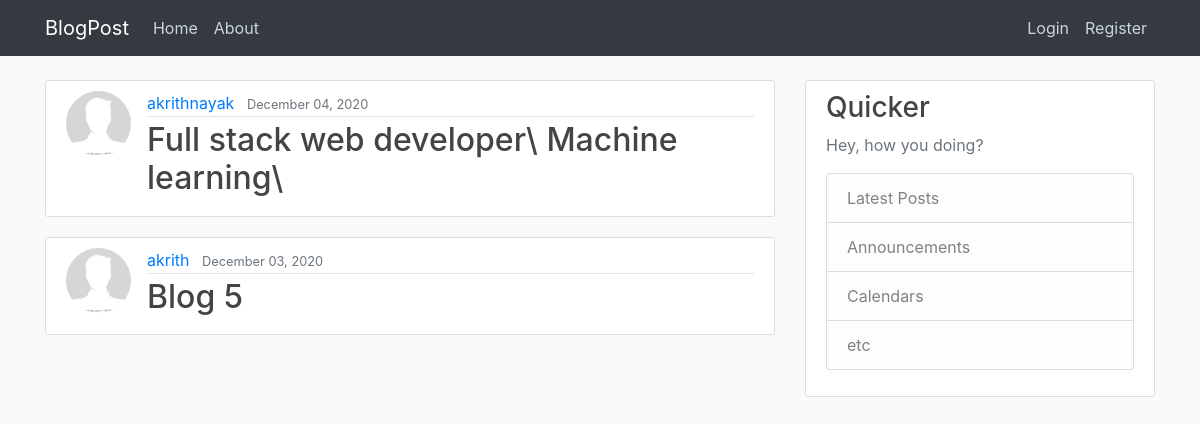
The app's page /, older data.
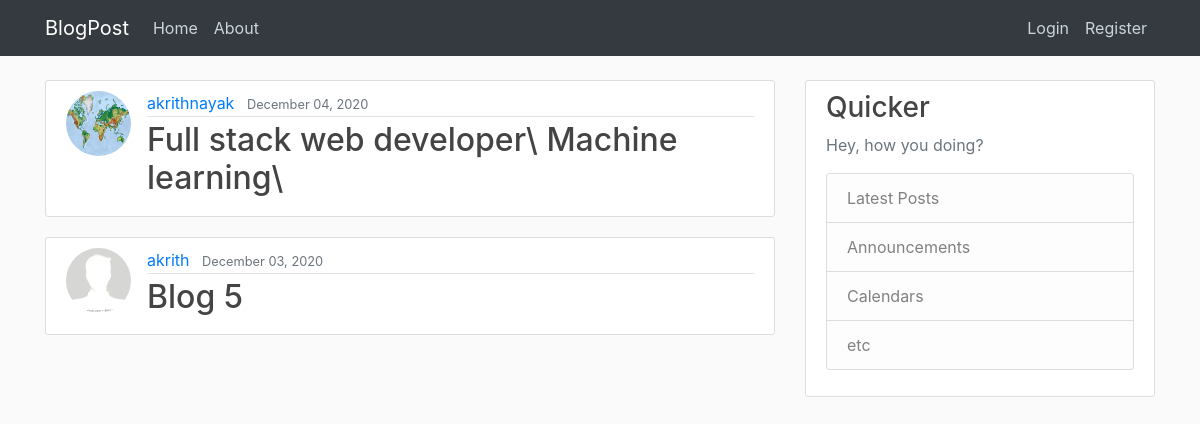
The same page, newer data.
### blog/models.py (models this page shows, shortened)
class Post(models.Model):
    title = models.CharField(max_length=100)
    content = models.TextField()
    date_posted = models.DateTimeField(default=timezone.now)
    author = models.ForeignKey(User, on_delete=models.CASCADE)

### users/models.py (models this page shows, shortened)
class Profile(models.Model):
    user = models.OneToOneField(User, on_delete=models.CASCADE)
    image = models.ImageField(default='default.jpg', upload_to='profile_pics')
    bio = models.TextField(blank=True)

### blog/views.py (the view)
# urls.py: path('', PostListView.as_view(), name="blog-home"),
class PostListView(ListView):
    model = Post
    template_name = 'blog/home.html'  # <app>/<model>_<viewtype>.html
    context_object_name = 'posts'
    ordering = ['-date_posted']
    paginate_by = 10

### blog/templates/blog/home.html (shortened to what this page needs)
{% extends "blog/base.html" %}
{% block content %}
{% for post in posts %}
<article class="media content-section">
    <img class="rounded-circle article-img" src="{{ post.author.profile.image.url }}" alt="">
    <div class="media-body">
        <div class="article-metadata">
            <a class="mr-2" href="{% url 'user-posts' post.author.username %}">{{ post.author }}</a>
            <small class="text-muted">{{ post.date_posted|date:"F d, Y" }}</small>
        </div>
        <h2><a class="article-title" href="{% url 'post-detail' post.id %}">{{ post.title }}</a></h2>
    </div>
</article>
{% endfor %}
{% endblock content %}

Row changes from the older to the newer data that the page shows:
changed through a linked row, Post "Full stack web developer\\ Machine learning\\": author.profile.image: picture added in place of a placeholder
